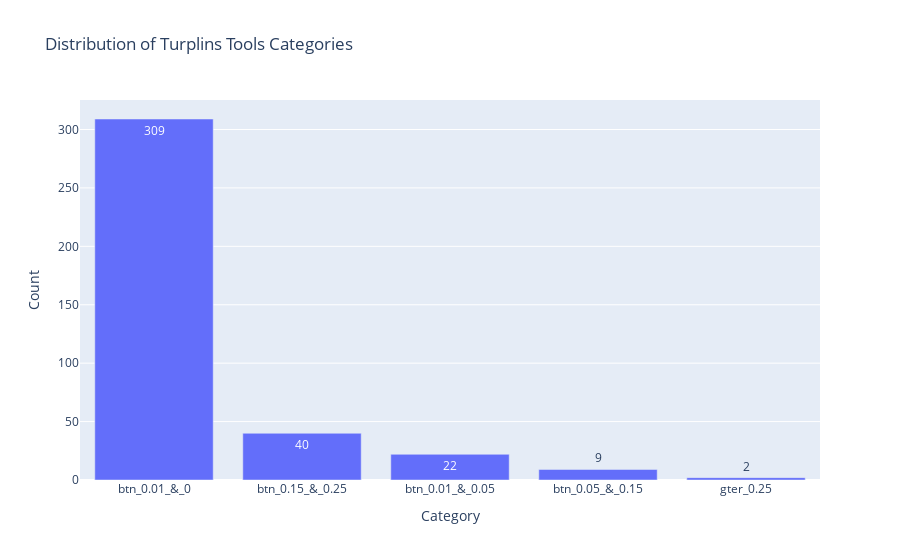

Write notebook code for a chart like this one.
### Code cell
import plotly.express as px

# Create a value counts DataFrame for the bar chart
category_counts = IDS_2['turplins_tools_cat'].value_counts().reset_index()
category_counts.columns = ['Category', 'Count']  # Rename columns for clarity

# Create the bar chart
fig = px.bar(
    category_counts,
    x='Category',
    y='Count',
    title='Distribution of Turplins Tools Categories',
    labels={'Category': 'Turplins Tools Category', 'Count': 'Number of Observations'},
    text='Count'  # show count on top of bars
)

fig.update_layout(
    xaxis_title='Category',
    yaxis_title='Count',
    uniformtext_minsize=8,
    uniformtext_mode='hide'
)

fig.show()

### Figure 1 — Plotly figure (JSON) as saved in the notebook; plotly's stock layout.template omitted (floating-point values rounded to 4 significant figures)
{"data": [{"hovertemplate": "Turplins Tools Category=%{x}<br>Number of Observations=%{text}<extra></extra>", "legendgroup": "", "marker": {"color": "#636efa", "pattern": {"shape": ""}}, "name": "", "orientation": "v", "showlegend": false, "text": [309.0, 40.0, 22.0, 9.0, 2.0], "textposition": "auto", "type": "bar", "x": ["btn_0.01_&_0", "btn_0.15_&_0.25", "btn_0.01_&_0.05", "btn_0.05_&_0.15", "gter_0.25"], "xaxis": "x", "y": [309, 40, 22, 9, 2], "yaxis": "y"}], "layout": {"barmode": "relative", "legend": {"tracegroupgap": 0}, "title": {"text": "Distribution of Turplins Tools Categories"}, "uniformtext": {"minsize": 8, "mode": "hide"}, "xaxis": {"anchor": "y", "domain": [0, 1], "title": {"text": "Category"}}, "yaxis": {"anchor": "x", "domain": [0, 1], "title": {"text": "Count"}}}}
